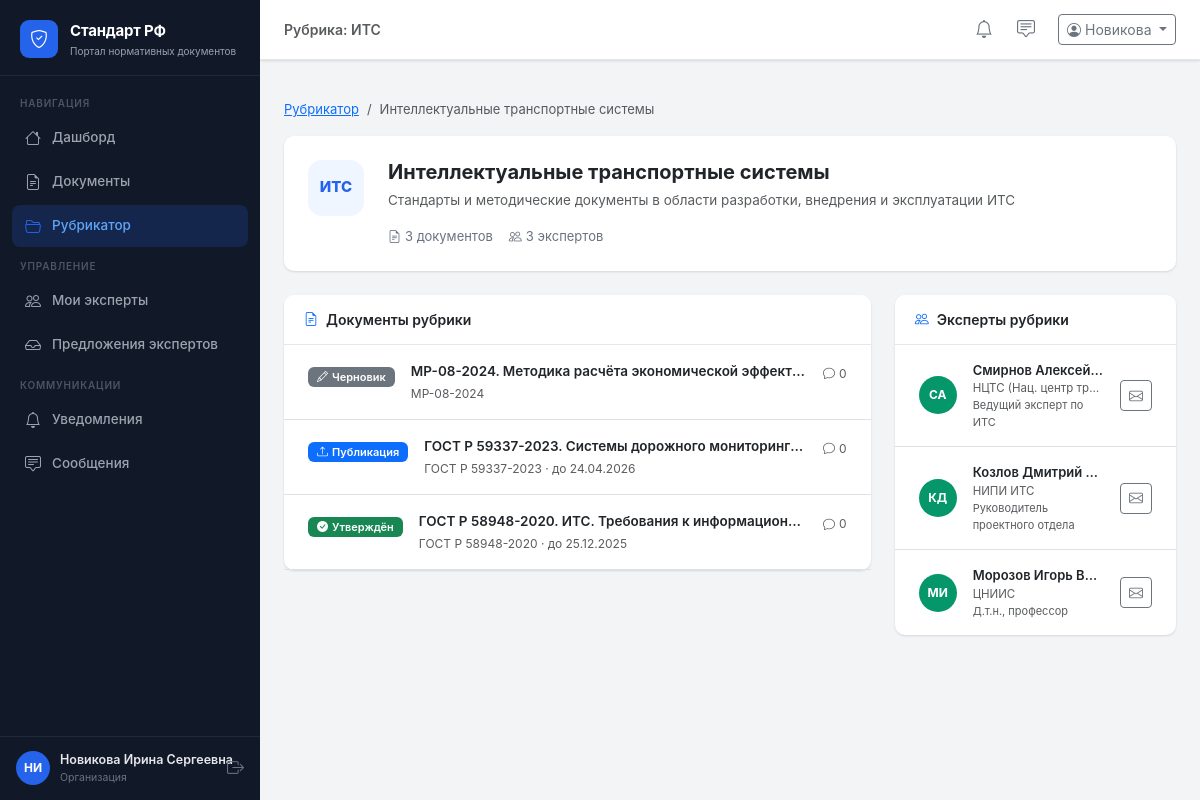
The page /rubrics/1 (signed in) on the database its author committed.
### app/models.py (models this page shows, shortened)
class User(db.Model):
    __tablename__ = 'users'
    id           = db.Column(db.Integer, primary_key=True)
    username     = db.Column(db.String(80), unique=True, nullable=False)
    email        = db.Column(db.String(120), unique=True, nullable=False)
    password     = db.Column(db.String(200), nullable=False, default='demo123')
    role         = db.Column(db.String(20), nullable=False)   # admin | org | expert
    full_name    = db.Column(db.String(200))
    organization = db.Column(db.String(300))
    position     = db.Column(db.String(200))
    created_at   = db.Column(db.DateTime, default=datetime.utcnow)
    phone        = db.Column(db.String(20))
    is_active    = db.Column(db.Boolean, default=True)
    org_id       = db.Column(db.Integer, db.ForeignKey('users.id'), nullable=True)
    rubric_id    = db.Column(db.Integer, db.ForeignKey('rubrics.id'), nullable=True)
    documents     = db.relationship('Document', backref='author', lazy=True,
                                    foreign_keys='Document.author_id')
    comments      = db.relationship('Comment', backref='author', lazy=True)
    notifications = db.relationship('Notification', backref='user', lazy=True)
    def get_initials(self):
        if self.full_name:
            parts = self.full_name.split()
            if len(parts) >= 2:
                return f"{parts[0][0]}{parts[1][0]}".upper()
            return self.full_name[:2].upper()
        return self.username[:2].upper()
    def role_label(self):
        return {'admin': 'Сис. администратор', 'org': 'Разработчик', 'organization': 'Организация', 'expert': 'Эксперт'}.get(self.role, self.role)
    def unread_notifications(self):
        return Notification.query.filter_by(user_id=self.id, is_read=False).count()
    def unread_messages(self):
        return Message.query.filter_by(receiver_id=self.id, is_read=False).count()

class Rubric(db.Model):
    __tablename__ = 'rubrics'
    id          = db.Column(db.Integer, primary_key=True)
    code        = db.Column(db.String(20), unique=True, nullable=False)
    name        = db.Column(db.String(200), nullable=False)
    description = db.Column(db.Text)
    created_at  = db.Column(db.DateTime, default=datetime.utcnow)
    documents = db.relationship('Document', backref='rubric', lazy=True)
    def expert_count(self):
        return RubricExpert.query.filter_by(rubric_id=self.id).count()
    def document_count(self):
        return Document.query.filter_by(rubric_id=self.id).count()

class Document(db.Model):
    __tablename__ = 'documents'
    id                  = db.Column(db.Integer, primary_key=True)
    title               = db.Column(db.String(500), nullable=False)
    number              = db.Column(db.String(100))
    rubric_id           = db.Column(db.Integer, db.ForeignKey('rubrics.id'), nullable=True)
    author_id           = db.Column(db.Integer, db.ForeignKey('users.id'), nullable=False)
    status              = db.Column(db.String(30), default='draft')
    doc_type            = db.Column(db.String(50), default='standard')
    description         = db.Column(db.Text)
    discussion_deadline = db.Column(db.Date)
    created_at          = db.Column(db.DateTime, default=datetime.utcnow)
    updated_at          = db.Column(db.DateTime, default=datetime.utcnow, onupdate=datetime.utcnow)
    versions = db.relationship('DocumentVersion', backref='document', lazy=True,
                               order_by='DocumentVersion.uploaded_at.desc()')
    comments = db.relationship('Comment', backref='document', lazy=True,
                               order_by='Comment.created_at.desc()')
    stages   = db.relationship('DocumentStage', backref='document', lazy=True,
                               order_by='DocumentStage.order')
    def status_info(self):
        return DOCUMENT_STATUSES.get(self.status, ('Неизвестно', 'secondary'))
    def comments_count(self):
        return Comment.query.filter_by(document_id=self.id).count()

### app/routes/rubrics.py (the view)
@rubrics_bp.route('/<int:rubric_id>')
@login_required
def detail(rubric_id):
    user   = get_current_user()
    rubric = Rubric.query.get_or_404(rubric_id)
    docs   = Document.query.filter_by(rubric_id=rubric_id)\
                           .order_by(Document.updated_at.desc()).all()
    experts = [re.user for re in
               RubricExpert.query.filter_by(rubric_id=rubric_id).all()]
    from app.models import DOCUMENT_STATUSES
    return render_template('rubrics/detail.html',
                           rubric=rubric, docs=docs, experts=experts,
                           DOCUMENT_STATUSES=DOCUMENT_STATUSES, user=user)

### app/utils.py (called while the page is built)
def login_required(f):
    @wraps(f)
    def decorated(*args, **kwargs):
        if 'user_id' not in session:
            return redirect(url_for('auth.login'))
        return f(*args, **kwargs)
    return decorated

def get_current_user():
    if 'user_id' in session:
        return User.query.get(session['user_id'])
    return None

### app/templates/rubrics/detail.html (shortened to what this page needs)
{% extends 'base.html' %}
{% block page_title %}Рубрика: {{ rubric.code }}{% endblock %}
{% block content %}
<nav aria-label="breadcrumb" class="mb-3">
  <ol class="breadcrumb" style="font-size:13px;">
    <li class="breadcrumb-item"><a href="{{ url_for('rubrics.index') }}">Рубрикатор</a></li>
    <li class="breadcrumb-item active">{{ rubric.name }}</li>
  </ol>
</nav>
<div class="card mb-4">
  <div class="card-body p-4">
    <div class="d-flex align-items-start gap-4">
      <div style="width:56px;height:56px;background:#eff6ff;border-radius:14px;
                  display:flex;align-items:center;justify-content:center;
                  font-size:15px;font-weight:800;color:#2563eb;flex-shrink:0;">
        {{ rubric.code }}
      </div>
      <div>
        <h2 style="font-size:20px;font-weight:700;margin-bottom:6px;">{{ rubric.name }}</h2>
        {% if rubric.description %}
        <p class="text-muted mb-0" style="font-size:13.5px;line-height:1.6;">{{ rubric.description }}</p>
        {% endif %}
        <div class="d-flex gap-3 mt-3" style="font-size:13px;color:#6b7280;">
          <span><i class="bi bi-file-earmark-text me-1"></i>{{ rubric.document_count() }} документов</span>
          <span><i class="bi bi-people me-1"></i>{{ rubric.expert_count() }} экспертов</span>
        </div>
      </div>
    </div>
  </div>
</div>
<div class="row g-4">
  <div class="col-xl-8">
    <div class="card">
      <div class="card-header">
        <i class="bi bi-file-earmark-text text-primary me-2"></i>Документы рубрики
      </div>
      <div class="card-body p-0">
        {% if docs %}
          {% for doc in docs %}
          {% set si = doc.status_info() %}
          <a href="{{ url_for('documents.detail', doc_id=doc.id) }}"
             class="d-flex align-items-start gap-3 px-4 py-3 border-bottom
                    text-decoration-none text-dark list-group-item-action"
             style="overflow:hidden;">
            <div class="mt-1 flex-shrink-0">
              <span class="badge bg-{{ si[1] }}"><i class="bi bi-{{ si[2] }} me-1"></i>{{ si[0] }}</span>
            </div>
            <div class="flex-grow-1 min-w-0" style="overflow:hidden;">
              <div class="fw-semibold text-truncate" style="font-size:13.5px;">{{ doc.title }}</div>
              <div class="text-muted mt-1 text-truncate" style="font-size:12px;">
                {{ doc.number or '—' }}{% if doc.discussion_deadline %} · до {{ doc.discussion_deadline.strftime('%d.%m.%Y') }}{% endif %}
              </div>
            </div>
            <div class="text-muted flex-shrink-0 d-flex align-items-center gap-1 mt-1" style="font-size:12px;white-space:nowrap;">
              <i class="bi bi-chat"></i><span>{{ doc.comments_count() }}</span>
            </div>
          </a>
          {% endfor %}
        {% else %}
        <div class="text-center py-5 text-muted">
          <i class="bi bi-file-earmark" style="font-size:36px;opacity:.25;"></i>
          <p class="mt-2 mb-0">Документов в этой рубрике пока нет</p>
        </div>
        {% endif %}
      </div>
    </div>
  </div>
  <div class="col-xl-4">
    <div class="card">
      <div class="card-header">
        <i class="bi bi-people text-primary me-2"></i>Эксперты рубрики
      </div>
      <div class="card-body p-0">
        {% if experts %}
          {% for expert in experts %}
          <div class="d-flex align-items-center gap-3 px-4 py-3
                      {% if not loop.last %}border-bottom{% endif %}">
            <div class="user-avatar" style="width:38px;height:38px;font-size:12px;
                 background:#059669;flex-shrink:0;">
              {{ expert.get_initials() }}
            </div>
            <div class="flex-grow-1 min-w-0">
              <div class="fw-semibold text-truncate" style="font-size:13px;">
                {{ expert.full_name }}
              </div>
              <div class="text-muted text-truncate" style="font-size:11.5px;">
                {{ expert.organization }}
              </div>
              <div class="text-muted" style="font-size:11px;">{{ expert.position }}</div>
            </div>
            <a href="{{ url_for('messages.compose', to=expert.id) }}"
               class="btn btn-sm btn-outline-secondary flex-shrink-0" title="Написать сообщение">
              <i class="bi bi-envelope"></i>
            </a>
          </div>
          {% endfor %}
        {% else %}
        <div class="text-center py-4 text-muted" style="font-size:13px;">
          <i class="bi bi-person-x" style="font-size:28px;opacity:.3;display:block;margin-bottom:8px;"></i>
          Эксперты не назначены
        </div>
        {% endif %}
      </div>
    </div>
  </div>
</div>
{% endblock %}

### app/templates/base.html (shortened to what this page needs)
<!DOCTYPE html>
<html lang="ru">
<head>
  <link rel="stylesheet"
        href="https://cdn.jsdelivr.net/npm/bootstrap@5.3.3/dist/css/bootstrap.min.css" />
  <link rel="stylesheet"
        href="https://cdn.jsdelivr.net/npm/bootstrap-icons@1.11.3/font/bootstrap-icons.min.css" />
  <link rel="stylesheet" href="{{ url_for('static', filename='css/main.css') }}" />
</head>
<body>
<aside class="sidebar" id="sidebar">
  <div class="sidebar-brand">
    <div class="brand-icon"><i class="bi bi-shield-check"></i></div>
    <div class="brand-text">
      <span class="brand-title">Стандарт РФ</span>
      <span class="brand-sub">Портал нормативных документов</span>
    </div>
  </div>
  <nav class="sidebar-nav">
    <div class="nav-section-label">Навигация</div>
    <a href="{{ url_for('main.dashboard') }}"
       class="nav-link {% if request.endpoint == 'main.dashboard' %}active{% endif %}">
      <i class="bi bi-house"></i><span>Дашборд</span>
    </a>
    <a href="{{ url_for('documents.list_documents') }}"
       class="nav-link {% if request.blueprint == 'documents' and request.endpoint != 'documents.add' %}active{% endif %}">
      <i class="bi bi-file-earmark-text"></i><span>Документы</span>
    </a>
    <a href="{{ url_for('rubrics.index') }}"
       class="nav-link {% if request.blueprint == 'rubrics' %}active{% endif %}">
      <i class="bi bi-folder2-open"></i><span>Рубрикатор</span>
    </a>
    {% if session.role in ('admin', 'org', 'organization') %}
    <div class="nav-section-label mt-2">Управление</div>
    {% if session.role == 'organization' %}
    <a href="{{ url_for('org.experts') }}"
       class="nav-link {% if request.blueprint == 'org' and 'expert' in request.endpoint %}active{% endif %}">
      <i class="bi bi-people"></i><span>Мои эксперты</span>
    </a>
    <a href="{{ url_for('org.proposals') }}"
       class="nav-link {% if request.endpoint == 'org.proposals' %}active{% endif %}">
      <i class="bi bi-inbox"></i><span>Предложения экспертов</span>
    </a>
    {% endif %}
    {% endif %}
    <div class="nav-section-label mt-2">Коммуникации</div>
    <a href="{{ url_for('notifications.index') }}"
       class="nav-link {% if request.blueprint == 'notifications' %}active{% endif %}">
      <i class="bi bi-bell"></i><span>Уведомления</span>
      {% set unread_n = current_user.unread_notifications() if current_user else 0 %}
    </a>
    <a href="{{ url_for('messages.index') }}"
       class="nav-link {% if request.blueprint == 'messages' %}active{% endif %}">
      <i class="bi bi-chat-square-text"></i><span>Сообщения</span>
      {% set unread_m = current_user.unread_messages() if current_user else 0 %}
    </a>
  </nav>
  <div class="sidebar-footer">
    <div class="user-card">
      {% set _avatar_colors = ['#2563eb','#7c3aed','#059669','#d97706','#dc2626'] %}
      <div class="user-avatar" style="background:{{ _avatar_colors[(current_user.id % _avatar_colors|length) if current_user else 0] }}">
        {{ current_user.get_initials() if current_user else '?' }}
      </div>
      <div class="user-info">
        <div class="user-name">{{ session.full_name or 'Гость' }}</div>
        <div class="user-role">{{ current_user.role_label() if current_user else '' }}</div>
      </div>
    </div>
    <a href="{{ url_for('auth.logout') }}" class="btn-logout" title="Выйти">
      <i class="bi bi-box-arrow-right"></i>
    </a>
  </div>
</aside>
<div class="main-wrapper">
  <header class="topbar">
    <div class="topbar-breadcrumb">
      {% block breadcrumb %}
      <span class="text-muted">{% block page_title %}{% endblock %}</span>
      {% endblock %}
    </div>
    <div class="topbar-actions ms-auto">
      <a href="{{ url_for('notifications.index') }}" class="topbar-icon-btn" title="Уведомления">
        <i class="bi bi-bell"></i>
        {% set unread_n = current_user.unread_notifications() if current_user else 0 %}
      </a>
      <a href="{{ url_for('messages.index') }}" class="topbar-icon-btn" title="Сообщения">
        <i class="bi bi-chat-square-text"></i>
        {% set unread_m = current_user.unread_messages() if current_user else 0 %}
      </a>
      <div class="dropdown ms-2">
        <button class="btn btn-outline-secondary btn-sm dropdown-toggle" data-bs-toggle="dropdown">
          <i class="bi bi-person-circle me-1"></i>{{ session.full_name.split()[0] if session.full_name else 'Гость' }}
        </button>
      </div>
    </div>
  </header>
  <div class="flash-container">
  </div>
  <main class="page-content">
    {% block content %}{% endblock %}
  </main>
</div>
</body>
</html>

### rows shown on the page
User: full_name "НИ", full_name "Новикова Ирина Сергеевна", role "Организация"
Rubric: code "ИТС", name "Интеллектуальные транспортные системы", description "Стандарты и методические документы в области разработки, внедрения и эксплуатации ИТС"
Document: si "Черновик", title "МР-08-2024. Методика расчёта экономической эффект…", number "МР-08-2024", comments_count "0"
Document: si "Публикация", title "ГОСТ Р 59337-2023. Системы дорожного мониторинг…", number "ГОСТ Р 59337-2023", discussion_deadline "24.04.2026", comments_count "0"
Document: si "Утверждён", title "ГОСТ Р 58948-2020. ИТС. Требования к информацион…", number "ГОСТ Р 58948-2020", discussion_deadline "25.12.2025", comments_count "0"
User: get_initials "СА", full_name "Смирнов Алексей…", organization "НЦТС (Нац. центр тр…", position "Ведущий эксперт по ИТС"
User: get_initials "КД", full_name "Козлов Дмитрий…", organization "НИПИ ИТС", position "Руководитель проектного отдела"
User: get_initials "МИ", full_name "Морозов Игорь В…", organization "ЦНИИС", position "Д.т.н., профессор"

### other values the page prints
{{ session.full_name.split()[0] if session.full_name else 'Гость' }} "Новикова"
{{ rubric.document_count() }} "3"
{{ rubric.expert_count() }} "3"
